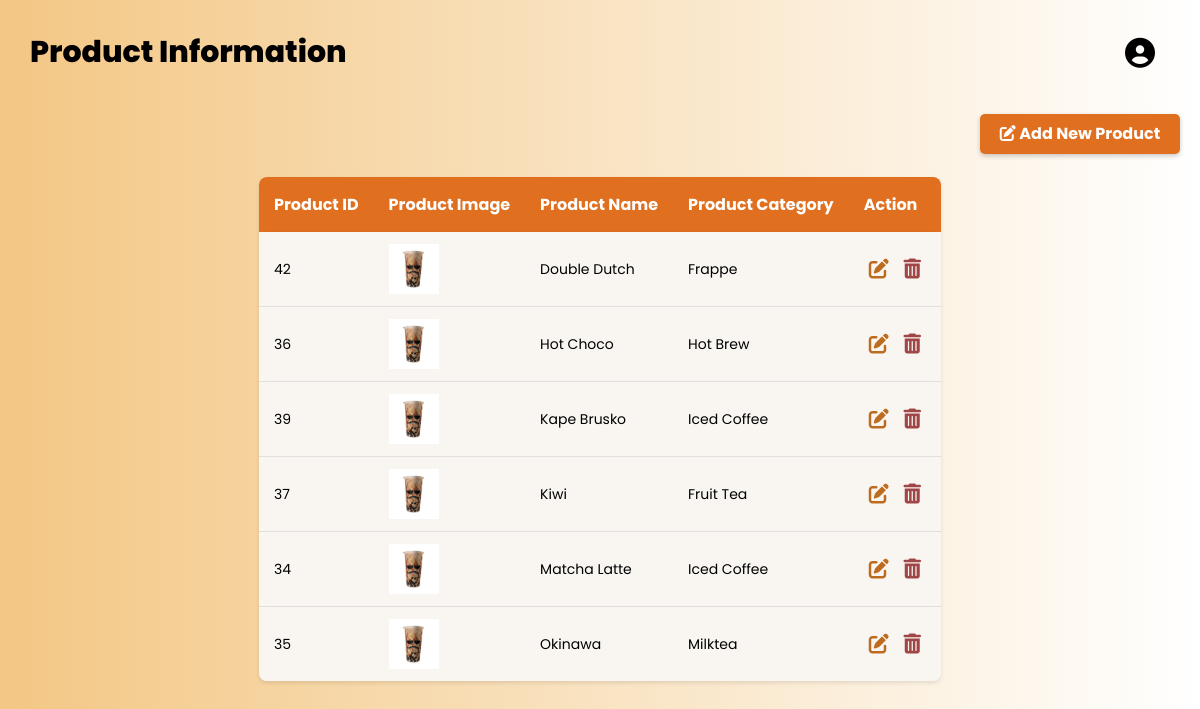
/product-modification.php, run on the app's committed database.
### tables this page shows
CREATE TABLE `products` (
  `productID` int(100) NOT NULL,
  `productName` varchar(75) NOT NULL,
  `productCategory` varchar(75) NOT NULL,
  `productImg` varchar(255) NOT NULL
);

### product-modification.php (the view, shortened to what this page needs)
<html>
    <head>
        <link rel='stylesheet' href='https://cdn-uicons.flaticon.com/2.6.0/uicons-solid-rounded/css/uicons-solid-rounded.css'>
        <link rel="stylesheet" href="assets/css/productmodification_Style.css">
    </head>
    <body>
        <div class="container">
            <main class="content">
                <div class = "header">
                    <h2>Product Information</h2>
                    <div class = "user-icon">
                        <i class="fa-solid fa-circle-user"></i>
                    </div>
                </div>
                <div class = "main-contents">
                     <div class="top-content">
                        <div class="back-btn">
                            <button type = "button" class = "back-button"><a href = "POSsystem.php"><i class="fi fi-sr-left"></i></a></button>
                        </div>
                        <div class="add-button">
                            <span class="add-text"><a href = "create_product_form.php"><i class="fa-solid fa-pen-to-square"></i> Add New Product</a></span>
                        </div>
                     </div>
                    <div class="table-content">
                        <div class="table-wrapper">
                            <?php
                                include("database/db.php");
                                $sql = "SELECT productID, productName, productCategory, productImg FROM products ORDER BY productName ASC";
                                $result = $conn->query($sql);
                                if ($result === FALSE) {
                                    die("Error: " . $sql . "<br>" . $conn->error);
                                }elseif ($result->num_rows > 0){
                                    echo "<table class='add-supplier-table'>";
                                    echo "<thead>
                                            <tr>
                                                <th>Product ID</th>
                                                <th>Product Image</th>
                                                <th>Product Name</th>
                                                <th>Product Category</th>
                                                <th>Action</th>
                                            </tr>
                                        </thead><tbody>";
                                    while ($row = $result->fetch_assoc()) {
                                        echo "<tr>";
                                        echo "<td>" . htmlspecialchars($row['productID']) . "</td>";
                                        echo "<td class='image-column'>";
                                        if (!empty($row['productImg'])) {
                                            $imgSrc = "assets/img/uploads/" . htmlspecialchars($row['productImg']);
                                            if (file_exists($imgSrc)) {
                                                echo "<div class='product-image-container'>";
                                                echo "<img src='$imgSrc' alt='" . htmlspecialchars($row['productName']) . "' class='product-thumbnail' onclick='showImageModal(\"$imgSrc\", \"" . htmlspecialchars($row['productName']) . "\")'>";
                                                echo "</div>";
                                            } else {
                                                echo "<div class='no-image'>";
                                                echo "<i class='fa-solid fa-image' style='color: #ccc; font-size: 24px;'></i>";
                                                echo "<span>Image not found</span>";
                                                echo "</div>";
                                            }
                                        } else {
                                            echo "<div class='no-image'>";
                                            echo "<i class='fa-solid fa-image' style='color: #ccc; font-size: 24px;'></i>";
                                            echo "<span>No image</span>";
                                            echo "</div>";
                                        }
                                        echo "</td>";
                                        echo "<td>" . htmlspecialchars($row['productName']) . "</td>";
                                        echo "<td>" . htmlspecialchars($row['productCategory']) . "</td>";
                                        echo "<td class='action-column'>
                                                    <a href='edit_product_form.php?id=" . $row['productID'] . "' class='edit-btn' title='Edit'>
                                                        <i class='fas fa-edit'></i>
                                                    </a>
                                                    <button onclick='confirmDelete(" . $row['productID'] . ")' class='delete-btn' title='Delete'>
                                                        <i class='fas fa-trash-alt'></i>
                                                    </button>
                                                </td>";
                                        echo "</tr>";
                                    }
                                    echo "</tbody></table>";
                                }else {
                                    echo "<p>No products found.</p>";
                                }
                            ?>
                        </div>
                     </div>
                </div>
        </div>
    </body>
</html>

### assets/css/productmodification_Style.css (style rules this page uses)
* { margin: 0; padding: 0; box-sizing: border-box; }
body { font-family: 'Poppins', sans-serif; background: linear-gradient(90deg,#f3c784, #ffffff); }
.container { display: flex; height: 100vh; }
.content { flex-grow: 1; padding: 20px; }
.header { display: flex; justify-content: space-between; align-items: center; padding: 10px; width: 100%; margin-bottom: 15px; }
.header h2 { margin: 0; flex-grow: 1; font-size: 30px; font-weight: 800; }
.user-icon { font-size: 30px; cursor: pointer; margin-left: auto; align-items: center; padding-right: 15px; }
.main-contents { display: flex; align-content: flex-start; flex-direction: column; justify-content: space-between; width: 100%; height: 90%; gap: 10px; }
.top-content { justify-content: space-between; align-items: center; display: flex; width: 100%; height: 10%; gap: 10px; }
.top-content .add-button { width: 200px; height: 40px; padding: 10px; border-radius: 5px; align-items: center; justify-content: center; display: flex; font-family: 'Poppins', sans-serif; font-weight: 700; font-size: 16px; border: none; background: #e06F1F; box-shadow: 0 2px 5px rgba(0, 0, 0, 0.212); color: #fff; cursor: pointer; transition: .3s; margin-left: auto; }
.top-content .add-button a { color: white; text-decoration: none; }
.top-content .back-button { background: none; border: none; }
.top-content .back-button i { margin-right: 10px; font-size: 30px; font-weight: 600; display: flex; justify-content: center; padding: 10px; border-radius: 50%; cursor: pointer; transition: 0.3s ease; }
.top-content .back-btn a { text-decoration: none; color: #e06F1F; }
.table-content { display: flex; justify-content: center; width: 100%; height: 90%; gap: 10px; }
table { width: 100%; border-collapse: collapse; background: white; border-radius: 8px; overflow: hidden; box-shadow: 0 2px 4px rgba(0, 0, 0, 0.1); }
table thead { background: #e06F1F; color: white; }
th { padding: 15px; text-align: left; font-weight: 700; font-size: 16px; }
td { padding: 12px 15px; border-bottom: 1px solid #e0e0e0; font-size: 14px; }
tbody tr { background-color: #f9f6f2; border-radius: 10px; box-shadow: 0 2px 5px rgba(0, 0, 0, 0.1); }
thead tr { box-shadow: 0 2px 5px rgba(0, 0, 0, 0.1); }
tbody tr:last-child td { border-bottom: none; }
img { width: 50px; height: 50px; object-fit: cover; }
.edit-btn { text-decoration: none; color: #bd6c1f; font-weight: 600; font-size: 20px; padding: 5px; border-radius: 5px; cursor: pointer; transition: 0.3s ease; }
.delete-btn { text-decoration: none; background: none; border: none; color: #a04646; font-weight: 600; font-size: 20px; padding: 5px; border-radius: 5px; cursor: pointer; transition: 0.3s ease; }

### data on the page
products: productID "42", productImg (picture), productName "Double Dutch", productCategory "Frappe"
products: productID "36", productImg (picture), productName "Hot Choco", productCategory "Hot Brew"
products: productID "39", productImg (picture), productName "Kape Brusko", productCategory "Iced Coffee"
products: productID "37", productImg+productName (picture), productName "Kiwi", productCategory "Fruit Tea"
products: productID "34", productImg (picture), productName "Matcha Latte", productCategory "Iced Coffee"
products: productID "35", productImg+productName (picture), productName "Okinawa", productCategory "Milktea"
